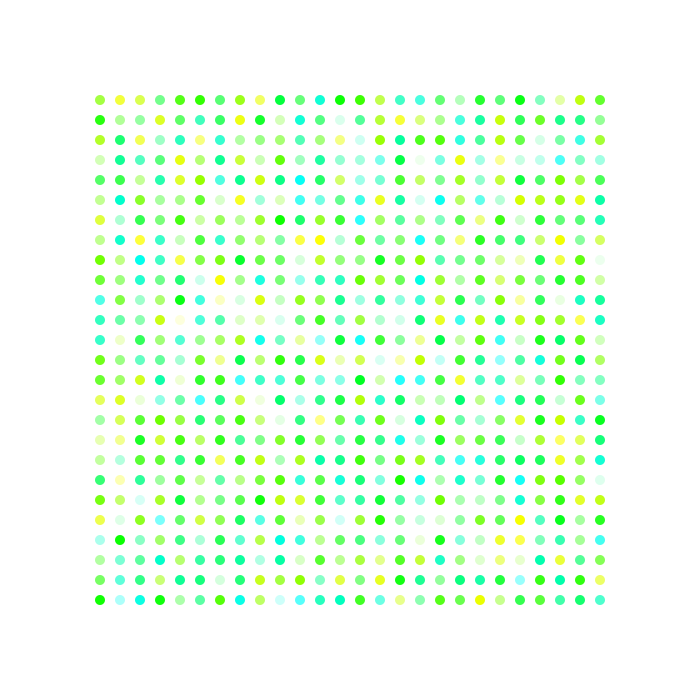
Frame 1 (no input)
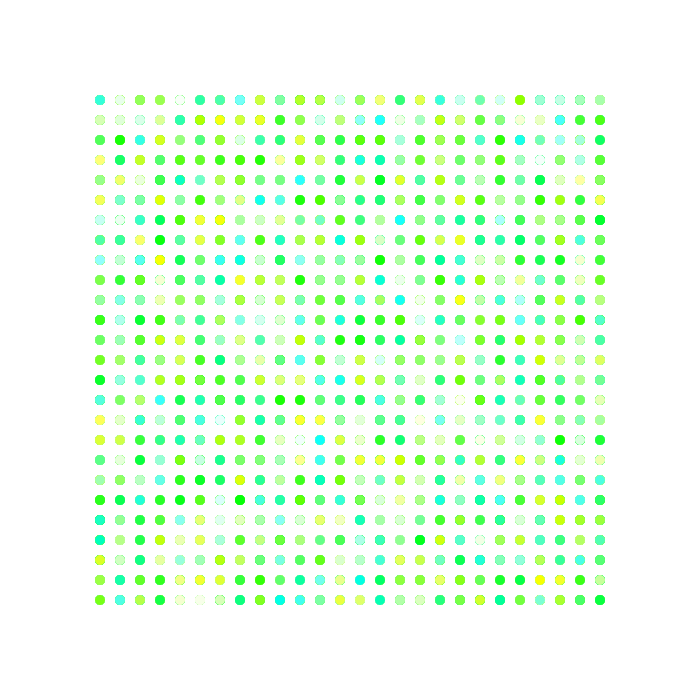
Frame 60 (the mouse pressed at the canvas centre just before this capture)
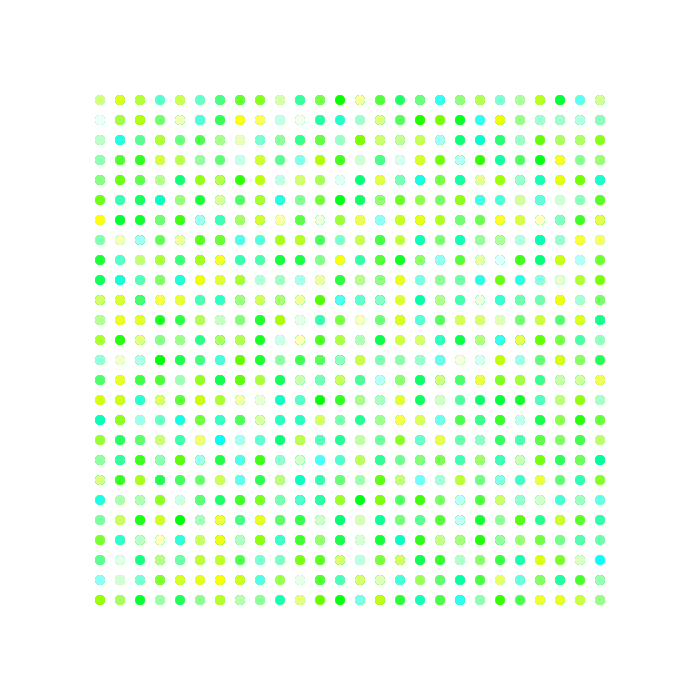
Frame 120 (the mouse held since frame 60 and released just before this capture)

The Processing sketch that drew these frames (run headless with seeded random() and noise(); from frame 60 on, the mouse is pressed at the canvas centre):

// Processing sketch: processing_139542
// ── processing_139542.pde

//Beatriz Bukvic, March 12th, Creative Computing B, Benjamin Bacon

void setup(){
size (700,700);
background(255);
smooth();
}
void draw() {
  for (int y=100; y < height-90; y += 10){
    for ( int x=100; x < width-90; x += 10){
      fill( int(random(255)), int(255), int(random(255)));
      noStroke();
      smooth();
      ellipse(x, y, 10, 10);
      x+=10;
    }
  y+=10;
  }
}
